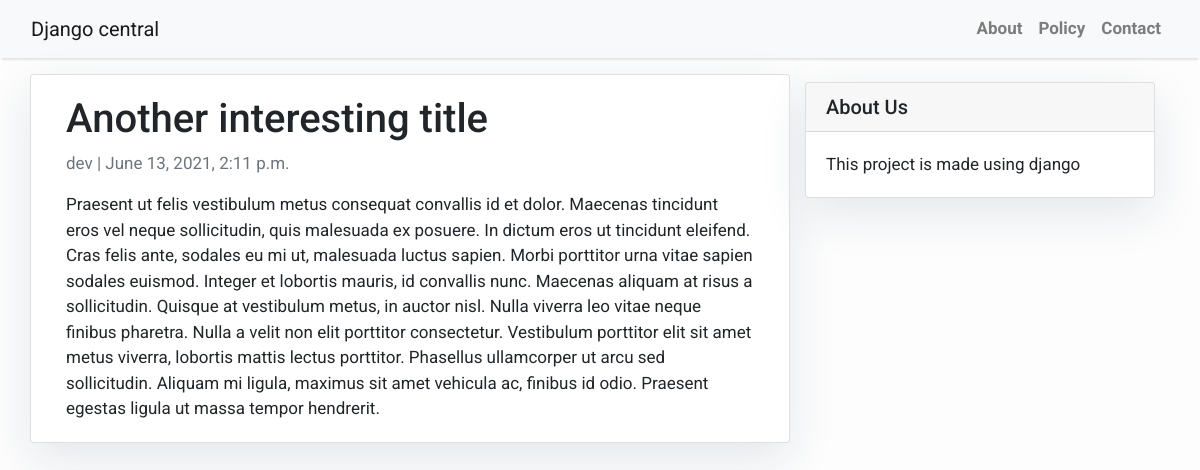
/another-interesting-title/, run on the app's committed database.
### blog/models.py (models this page shows, shortened)
class Post(models.Model):
    title = models.CharField(max_length=200, unique=True)
    slug = models.SlugField(max_length=200, unique=True)
    author = models.ForeignKey(User, on_delete= models.CASCADE,related_name='blog_posts')
    updated_on = models.DateTimeField(auto_now= True)
    content = models.TextField()
    created_on = models.DateTimeField(auto_now_add=True)
    status = models.IntegerField(choices=STATUS, default=0)
    class Meta:
        ordering = ['-created_on']

### blog/views.py (the view)
# urls.py: path('<slug:slug>/', views.PostDetail.as_view(), name='post_detail'),
class PostDetail(generic.DetailView):
    model = Post
    template_name = 'post_detail.html'

### templates/post_detail.html
{% extends 'base.html' %} {% block content %}
<div class="container">
  <div class="row">
    <div class="col-md-8 card mb-4  mt-3 left  top">
      <div class="card-body">
        <h1>{% block title %} {{ object.title }} {% endblock title %}</h1>
        <p class=" text-muted">{{ post.author }} | {{ post.created_on }}</p>
        <p class="card-text ">{{ object.content | safe }}</p>
      </div>
    </div>
    {% block sidebar %} {% include 'sidebar.html' %} {% endblock sidebar %}
  </div>
</div>
{% endblock content %}

### templates/base.html (style rules this page uses)
body { font-family: "Roboto", sans-serif; font-size: 17px; background-color: #fdfdfd; }

### templates/sidebar.html (style rules this page uses)
.card { box-shadow: 0 16px 48px #E3E7EB; }

### data on the page
Post: title "Another interesting title", author "dev", created_on "June 13, 2021, 2:11 p.m.", content "Praesent ut felis vestibulum metus consequat convallis id et dolor. Maecenas tincidunt eros vel neque sollicitudin, quis malesuada ex posuere. In dictum eros ut tincidunt eleifend. Cras felis ante, sodales eu mi ut, malesuada luctus sapien. Morbi porttitor urna vitae sapien sodales euismod. Integer et lobortis mauris, id convallis nunc. Maecenas aliquam at risus a sollicitudin. Quisque at vestibulum metus, in auctor nisl. Nulla viverra leo vitae neque finibus pharetra. Nulla a velit non elit porttitor consectetur. Vestibulum porttitor elit sit amet metus viverra, lobortis mattis lectus porttitor. Phasellus ullamcorper ut arcu sed sollicitudin. Aliquam mi ligula, maximus sit amet vehicula…"
